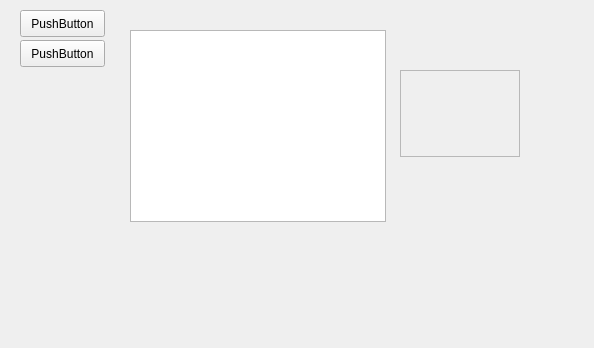
<?xml version="1.0" encoding="UTF-8"?>
<ui version="4.0">
 <class>ModuleListWidget</class>
 <widget class="QWidget" name="ModuleListWidget">
  <property name="geometry">
   <rect>
    <x>0</x>
    <y>0</y>
    <width>594</width>
    <height>348</height>
   </rect>
  </property>
  <property name="windowTitle">
   <string>Form</string>
  </property>
  <widget class="QPushButton" name="pushButton">
   <property name="geometry">
    <rect>
     <x>20</x>
     <y>10</y>
     <width>85</width>
     <height>27</height>
    </rect>
   </property>
   <property name="text">
    <string>PushButton</string>
   </property>
  </widget>
  <widget class="QPushButton" name="pushButton_2">
   <property name="geometry">
    <rect>
     <x>20</x>
     <y>40</y>
     <width>85</width>
     <height>27</height>
    </rect>
   </property>
   <property name="text">
    <string>PushButton</string>
   </property>
  </widget>
  <widget class="QListWidget" name="listWidget">
   <property name="geometry">
    <rect>
     <x>130</x>
     <y>30</y>
     <width>256</width>
     <height>192</height>
    </rect>
   </property>
   <property name="dragEnabled">
    <bool>true</bool>
   </property>
   <property name="dragDropOverwriteMode">
    <bool>false</bool>
   </property>
   <property name="dragDropMode">
    <enum>QAbstractItemView::DragDrop</enum>
   </property>
   <property name="resizeMode">
    <enum>QListView::Adjust</enum>
   </property>
  </widget>
  <widget class="QScrollArea" name="scrollArea">
   <property name="geometry">
    <rect>
     <x>400</x>
     <y>70</y>
     <width>120</width>
     <height>87</height>
    </rect>
   </property>
   <property name="widgetResizable">
    <bool>true</bool>
   </property>
   <widget class="QWidget" name="scrollAreaWidgetContents">
    <property name="geometry">
     <rect>
      <x>0</x>
      <y>0</y>
      <width>118</width>
      <height>85</height>
     </rect>
    </property>
   </widget>
  </widget>
 </widget>
 <resources/>
 <connections/>
</ui>
